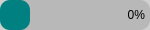
   <widget class="QFrame" name="cpudfrme">
    <property name="geometry">
     <rect>
      <x>5</x>
      <y>70</y>
      <width>150</width>
      <height>30</height>
     </rect>
    </property>
    <property name="sizePolicy">
     <sizepolicy hsizetype="Fixed" vsizetype="Fixed">
      <horstretch>0</horstretch>
      <verstretch>0</verstretch>
     </sizepolicy>
    </property>
    <property name="minimumSize">
     <size>
      <width>150</width>
      <height>30</height>
     </size>
    </property>
    <property name="maximumSize">
     <size>
      <width>150</width>
      <height>30</height>
     </size>
    </property>
    <property name="styleSheet">
     <string notr="true">background-color: rgba(160, 160, 160, 0.5); border: none; border-radius: 10px;</string>
    </property>
    <property name="frameShape">
     <enum>QFrame::StyledPanel</enum>
    </property>
    <property name="frameShadow">
     <enum>QFrame::Raised</enum>
    </property>
    <widget class="QPushButton" name="cpudbutn">
     <property name="enabled">
      <bool>false</bool>
     </property>
     <property name="geometry">
      <rect>
       <x>0</x>
       <y>0</y>
       <width>30</width>
       <height>30</height>
      </rect>
     </property>
     <property name="sizePolicy">
      <sizepolicy hsizetype="Fixed" vsizetype="Fixed">
       <horstretch>0</horstretch>
       <verstretch>0</verstretch>
      </sizepolicy>
     </property>
     <property name="minimumSize">
      <size>
       <width>30</width>
       <height>30</height>
      </size>
     </property>
     <property name="maximumSize">
      <size>
       <width>30</width>
       <height>30</height>
      </size>
     </property>
     <property name="styleSheet">
      <string notr="true">background-color: #008080;</string>
     </property>
     <property name="text">
      <string/>
     </property>
    </widget>
    <widget class="QLabel" name="cpudicon">
     <property name="geometry">
      <rect>
       <x>5</x>
       <y>5</y>
       <width>20</width>
       <height>20</height>
      </rect>
     </property>
     <property name="sizePolicy">
      <sizepolicy hsizetype="Fixed" vsizetype="Fixed">
       <horstretch>0</horstretch>
       <verstretch>0</verstretch>
      </sizepolicy>
     </property>
     <property name="minimumSize">
      <size>
       <width>20</width>
       <height>20</height>
      </size>
     </property>
     <property name="maximumSize">
      <size>
       <width>20</width>
       <height>20</height>
      </size>
     </property>
     <property name="styleSheet">
      <string notr="true">background-color: rgba(0,0,0,0);</string>
     </property>
     <property name="text">
      <string/>
     </property>
     <property name="pixmap">
      <pixmap resource="procwind.qrc">:/procwind/images/cpud.png</pixmap>
     </property>
     <property name="scaledContents">
      <bool>true</bool>
     </property>
     <property name="alignment">
      <set>Qt::AlignCenter</set>
     </property>
    </widget>
    <widget class="QLabel" name="cpudtext">
     <property name="geometry">
      <rect>
       <x>35</x>
       <y>5</y>
       <width>110</width>
       <height>20</height>
      </rect>
     </property>
     <property name="sizePolicy">
      <sizepolicy hsizetype="Fixed" vsizetype="Fixed">
       <horstretch>0</horstretch>
       <verstretch>0</verstretch>
      </sizepolicy>
     </property>
     <property name="minimumSize">
      <size>
       <width>110</width>
       <height>20</height>
      </size>
     </property>
     <property name="maximumSize">
      <size>
       <width>110</width>
       <height>20</height>
      </size>
     </property>
     <property name="styleSheet">
      <string notr="true">font: 15pt &quot;JetBrains Mono&quot;; background-color: rgba(0, 0, 0, 0);</string>
     </property>
     <property name="text">
      <string>0%</string>
     </property>
     <property name="alignment">
      <set>Qt::AlignRight|Qt::AlignTrailing|Qt::AlignVCenter</set>
     </property>
    </widget>
   </widget>
